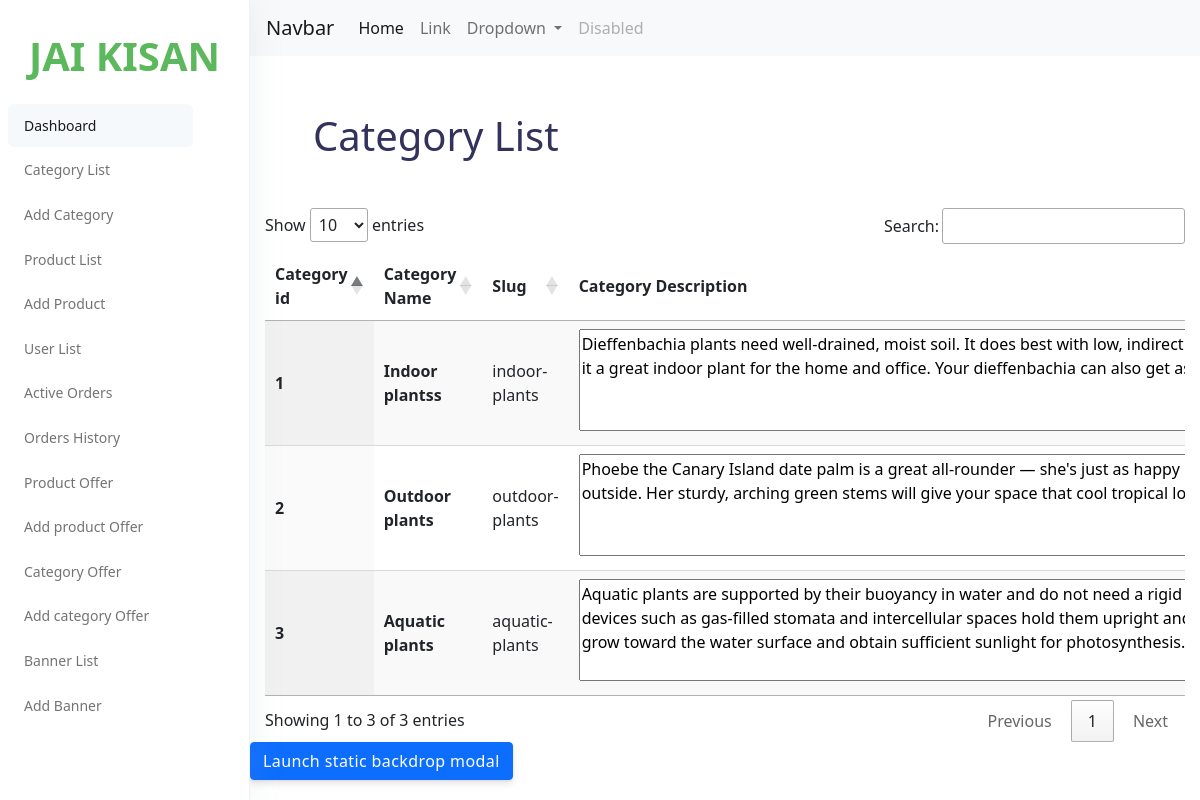
/adminpanel/category_list (signed in), run on the app's committed database.
### category/models.py (models this page shows, shortened)
class category(models.Model):
    category_name = models.CharField(max_length=200, unique=True)
    slug = models.SlugField(max_length=200, unique=True)
    description = models.TextField(max_length=200, blank=True)
    class Meta:
        verbose_name = 'category'
        verbose_name_plural = 'categories'

### admin_panel/views.py (the view)
# urls.py: path('category_list',views.category_list,name='category_list'),
@staff_member_required
def category_list(request):
    categories = category.objects.all()
    context ={
        'categories': categories,
    }
    return render(request,'adminpanel/category_list.html',context)

### cart/context_processors.py (called while the page is built, shortened)
def counter(request):
    cart_count = 0
    if 'admin' in request.path:
        return{}
    return dict(cart_count=cart_count)

### category/context_processors.py (called while the page is built)
def menu_links(request):
    links = category.objects.all()
    return dict(links=links)

### templates/adminpanel/category_list.html (shortened to what this page needs)
{% load static %}
{% include 'adminpanel/nav.html' %}
<!DOCTYPE html>
<html lang="en">
<head>
    <link rel="stylesheet" href="https://cdn.jsdelivr.net/npm/bootstrap@5.0.0-beta1/dist/css/bootstrap.min.css">
    <link rel="stylesheet" type="text/css" href="https://cdn.datatables.net/1.11.3/css/jquery.dataTables.css">
</head>
<body>
    <div class="col-lg-12">
        <div class="table-responsive">
            <div>
                <h1 class="m-5 ">Category List</h1>
            </div>
            <table id="table" class="display">
                <thead>
                    <tr>
                        <th scope="col">Category id</th>
                        <th scope="col">Category Name</th>
                        <th scope="col">Slug</th>
                        <th scope="col">Category Description</th>
                    </tr>
                </thead>
                <tbody>
                    {% for x in categories %}
                    <tr>
                        <th scope="row">
                            {{ x.id }}
                        </th>
                        <th scope="row">{{ x.category_name }}</th>
                        <td>{{ x.slug }}</td>
                        <td><textarea rows="4" cols="80">{{ x.description }}</textarea></td>
                    </tr>
                    {% endfor %}
                </tbody>
            </table>
        </div>
    </div>
    <button type="button" class="btn btn-primary" data-bs-toggle="modal" data-bs-target="#staticBackdrop">
        Launch static backdrop modal
    </button>
</body>
</html>

### data on the page
category: id "1", category_name "Indoor plantss", slug "indoor-plants", description "Dieffenbachia plants need well-drained, moist soil. It does best with low, indirect light, which makes it a great indoor plant for the home and office. Your dieffenbachia can also get as tall as 4 fee"
category: id "2", category_name "Outdoor plants", slug "outdoor-plants", description "Phoebe the Canary Island date palm is a great all-rounder — she's just as happy indoors as she is outside. Her sturdy, arching green stems will give your space that cool tropical look, and her easy-go"
category: id "3", category_name "Aquatic plants", slug "aquatic-plants", description "Aquatic plants are supported by their buoyancy in water and do not need a rigid stem; flotation devices such as gas-filled stomata and intercellular spaces hold them upright and enable them to grow toward the water surface and obtain sufficient sunlight for photosynthesis."
